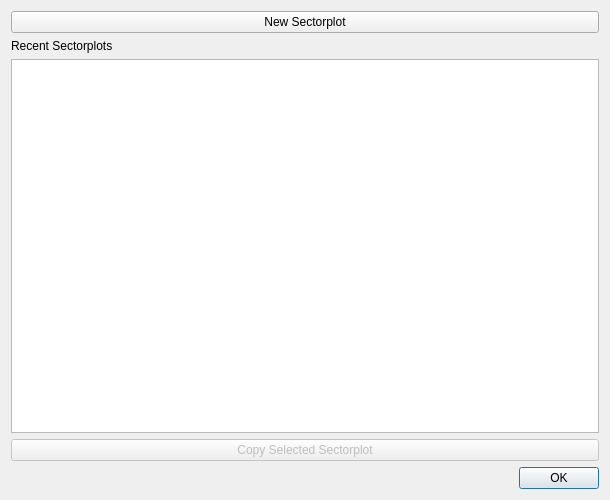
<?xml version="1.0" encoding="UTF-8"?>
<ui version="4.0">
 <class>SectorPlotSetsDialog</class>
 <widget class="QDialog" name="SectorPlotSetsDialog">
  <property name="windowModality">
   <enum>Qt::WindowModal</enum>
  </property>
  <property name="geometry">
   <rect>
    <x>0</x>
    <y>0</y>
    <width>610</width>
    <height>500</height>
   </rect>
  </property>
  <property name="windowTitle">
   <string>Recent Sectorplots</string>
  </property>
  <layout class="QGridLayout" name="gridLayout">
   <item row="6" column="0" colspan="2">
    <widget class="QPushButton" name="btn_copy_sectorplotset_dialog">
     <property name="enabled">
      <bool>false</bool>
     </property>
     <property name="text">
      <string>Copy Selected Sectorplot</string>
     </property>
    </widget>
   </item>
   <item row="4" column="0" colspan="2">
    <widget class="QTableView" name="table_sectorplot_sets"/>
   </item>
   <item row="8" column="1">
    <widget class="QDialogButtonBox" name="button_box">
     <property name="orientation">
      <enum>Qt::Horizontal</enum>
     </property>
     <property name="standardButtons">
      <set>QDialogButtonBox::Ok</set>
     </property>
    </widget>
   </item>
   <item row="1" column="0" colspan="2">
    <widget class="QPushButton" name="btn_new_sectorplotset_dialog">
     <property name="text">
      <string>New Sectorplot</string>
     </property>
    </widget>
   </item>
   <item row="2" column="0">
    <widget class="QLabel" name="label_title">
     <property name="text">
      <string>Recent Sectorplots</string>
     </property>
    </widget>
   </item>
  </layout>
 </widget>
 <resources/>
 <connections>
  <connection>
   <sender>button_box</sender>
   <signal>accepted()</signal>
   <receiver>SectorPlotSetsDialog</receiver>
   <slot>accept()</slot>
   <hints>
    <hint type="sourcelabel">
     <x>20</x>
     <y>20</y>
    </hint>
    <hint type="destinationlabel">
     <x>20</x>
     <y>20</y>
    </hint>
   </hints>
  </connection>
  <connection>
   <sender>button_box</sender>
   <signal>rejected()</signal>
   <receiver>SectorPlotSetsDialog</receiver>
   <slot>reject()</slot>
   <hints>
    <hint type="sourcelabel">
     <x>20</x>
     <y>20</y>
    </hint>
    <hint type="destinationlabel">
     <x>20</x>
     <y>20</y>
    </hint>
   </hints>
  </connection>
 </connections>
</ui>
